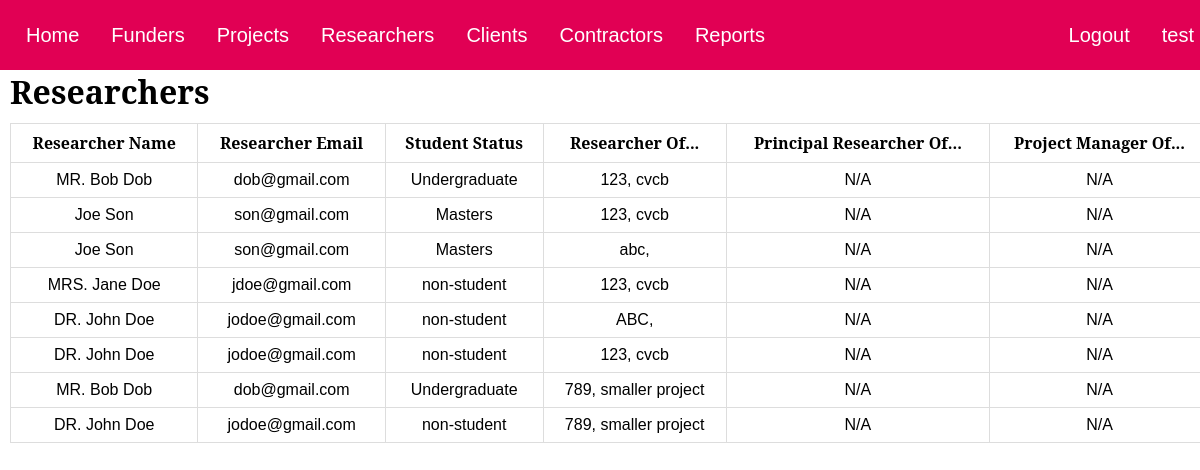
Screenshot of /researchersList.php (signed in) with the database file from the repository.
### tables this page shows
CREATE TABLE `researchers` (
  `entity_id` int(11) DEFAULT NULL,
  `activity_code` varchar(100) DEFAULT NULL,
  KEY `Researchers_Entities_FK` (`entity_id`),
  KEY `Researchers_Activities_FK` (`activity_code`),
  CONSTRAINT `Researchers_Activities_FK` FOREIGN KEY (`activity_code`) REFERENCES `activities` (`activity_code`),
  CONSTRAINT `Researchers_Entities_FK` FOREIGN KEY (`entity_id`) REFERENCES `entities` (`id`)
);

CREATE TABLE `entities` (
  `id` int(11) NOT NULL AUTO_INCREMENT,
  `first_name` varchar(100) DEFAULT NULL,
  `last_name` varchar(100) DEFAULT NULL,
  `email` varchar(200) DEFAULT NULL,
  `salutation` varchar(10) DEFAULT NULL,
  `company` varchar(100) DEFAULT NULL,
  `category` enum('non-student','Undergraduate','Masters','PHD','Other') DEFAULT NULL,
  PRIMARY KEY (`id`),
  UNIQUE KEY `email` (`email`)
);

CREATE TABLE `activities` (
  `activity_code` varchar(100) NOT NULL,
  `project_code` varchar(100) DEFAULT NULL,
  `title` varchar(255) DEFAULT NULL,
  `description` mediumtext DEFAULT NULL,
  `start_date` date DEFAULT NULL,
  `end_date` date DEFAULT NULL,
  `notes` mediumtext DEFAULT NULL,
  PRIMARY KEY (`activity_code`),
  KEY `Activities_Projects_FK` (`project_code`),
  CONSTRAINT `Activities_Projects_FK` FOREIGN KEY (`project_code`) REFERENCES `projects` (`project_code`)
);

### researchersList.php (the view, shortened to what this page needs)
<html>
<head>
    <link rel="stylesheet" href="index.css">
</head>
<body onload='displayHeader()'>
  <div class='header' id='header'></div>
<h1>Researchers</h1>
<table>
  <tr>
    <th>Researcher Name</th>
    <th>Researcher Email</th>
    <th>Student Status</th>
    <th>Researcher Of...</th>
    <th>Principal Researcher Of...</th>
    <th>Project Manager Of...</th>
  </tr>
<?php
$sqli = new mysqli('localhost:3306','root','','Research');
$fullquery = "SELECT e.first_name,
              e.last_name,
              e.salutation,
              e.email,
              e.category,
              e.id,
              r.activity_code,
              a.title
              FROM Entities e, Researchers r, Activities a
              WHERE e.id = r.entity_id AND
              r.activity_code = a.activity_code";
$result = mysqli_query($sqli, $fullquery);
if(mysqli_num_rows($result) !== 0){
  while ($row = mysqli_fetch_array($result)) {
    $sal = stripslashes($row['salutation']);
    $first = stripslashes($row["first_name"]);
    $last = stripslashes($row["last_name"]);
    $name = $sal . ' ' . $first . ' ' . $last;
    $designation = stripslashes($row['activity_code']);
    $activityTitle = stripslashes($row['title']);
    $email = stripslashes($row['email']);
    $status = stripslashes($row['category']);
    $manager = 'N/A';
    $principal = 'N/A';
    $entry = "<tr>
                <td>".$name."</td>
                <td>".$email."</td>
                <td>".$status."</td>
                <td>".$designation.", ".$activityTitle."</td>
                <td>".$principal."</td>
                <td>".$manager."</td>
              </tr>";
    echo $entry;
  }
}
?>
</table>
</body>
</html>

### index.css (style rules this page uses)
* { margin: 0; padding: 0; font-family: 'Modern Era', sans-serif; }
html { height: 100%; }
body { min-height: 100%; background-color: white; }
.header { background: #E10054; padding: 10px; min-width: 100%; height: 50px; }
table { margin: 10px; padding: 10px; }
h1, h2, h3 { margin-left: 10px; }

### researchersList.php (style rules this page uses)
table { font-family: arial, sans-serif; border-collapse: collapse; width: 100%; }
td, th { border: 1px solid #dddddd; text-align: left; padding: 8px; text-align: center; }
h1, th { font-family: 'Noto Serif'; }

### rows the page displays
researchers: entity.last_name "MR. Bob Dob", entity.email "dob@gmail.com", entity.category "Undergraduate", activity_code "123", activity_code.title "cvcb", principal "N/A", manager "N/A"
researchers: entity.last_name "Joe Son", entity.email "son@gmail.com", entity.category "Masters", activity_code "123", activity_code.title "cvcb", principal "N/A", manager "N/A"
researchers: entity.last_name "Joe Son", entity.email "son@gmail.com", entity.category "Masters", activity_code "abc", principal "N/A", manager "N/A"
researchers: entity.last_name "MRS. Jane Doe", entity.email "jdoe@gmail.com", entity.category "non-student", activity_code "123", activity_code.title "cvcb", principal "N/A", manager "N/A"
researchers: entity.last_name "DR. John Doe", entity.email "jodoe@gmail.com", entity.category "non-student", activity_code "ABC", principal "N/A", manager "N/A"
researchers: entity.last_name "DR. John Doe", entity.email "jodoe@gmail.com", entity.category "non-student", activity_code "123", activity_code.title "cvcb", principal "N/A", manager "N/A"
researchers: entity.last_name "MR. Bob Dob", entity.email "dob@gmail.com", entity.category "Undergraduate", activity_code "789", activity_code.title "smaller project", principal "N/A", manager "N/A"
researchers: entity.last_name "DR. John Doe", entity.email "jodoe@gmail.com", entity.category "non-student", activity_code "789", activity_code.title "smaller project", principal "N/A", manager "N/A"
